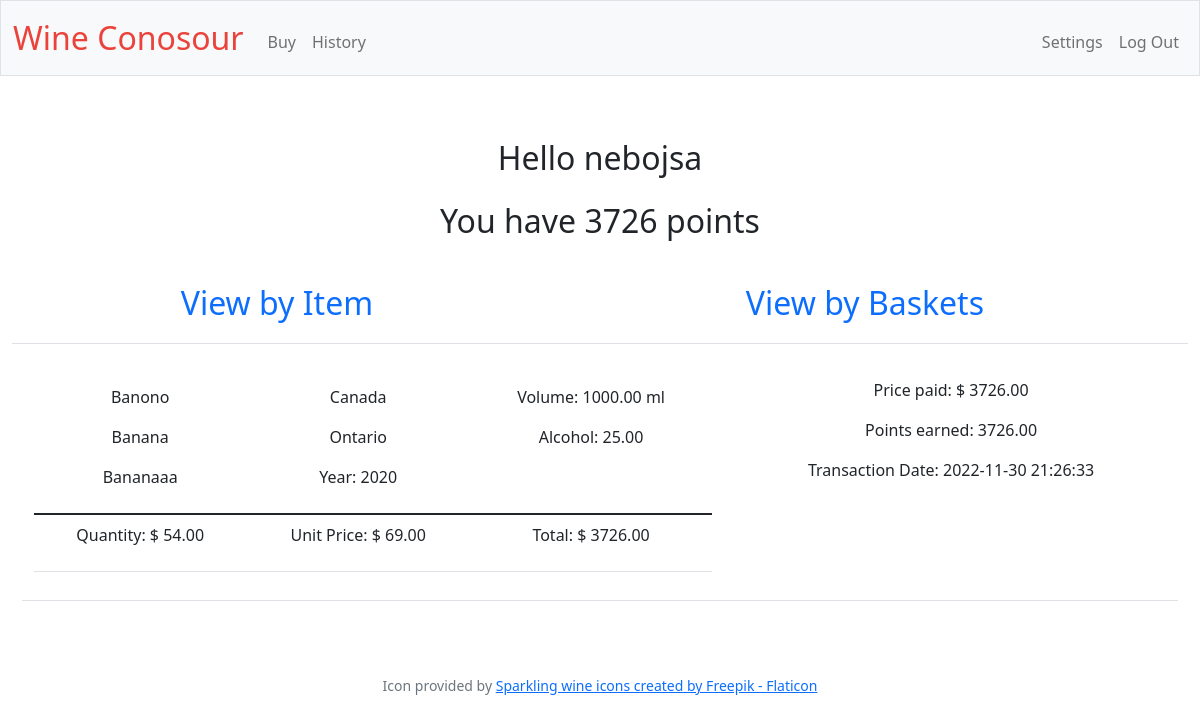
Screenshot of /baskets (signed in) with the database file from the repository.
### tables this page shows
CREATE TABLE users
(
    id INTEGER PRIMARY KEY AUTOINCREMENT NOT NULL,
    username TEXT NOT NULL,
    hash TEXT NOT NULL,
    points NUMERIC NOT NULL DEFAULT 10000.00
);

CREATE TABLE purchases
(
    id INTEGER PRIMARY KEY AUTOINCREMENT NOT NULL,
    basket_id integer not null,
    wine_id integer not null,
    quantity integer not null,
    item_price float not null
);

CREATE TABLE wines
(
    id INTEGER PRIMARY KEY AUTOINCREMENT NOT NULL,
    name text not null,
    class text not null,
    brand text not null,
    country text not null,
    region text not null,
    volume float not null,
    alcohol float not null,
    year integer not null,
    price float not null
);

CREATE TABLE baskets
(
    id INTEGER PRIMARY KEY AUTOINCREMENT NOT NULL,
    user_id integer not null,
    basket_price float not null,
    points_earned float not null,
    transaction_date datetime,
    stripe_transaction text not null
);

### app.py (the view)
@app.route("/baskets")
@login_required
def baskets():
    """ I am considering rendering the wine details in specific way making cards instead of table rows """
    query = "select * from ((purchases inner join wines on wines.id = purchases.wine_id) inner join baskets on baskets.id = purchases.basket_id) where baskets.user_id = ?;"
    purchases = db.execute(query, session["user_id"])
    for purchase in purchases:
        purchase.update({"total" : purchase["price"] * purchase["quantity"] })
    query = "select * from users where id = ?;"
    user = db.execute(query, session["user_id"])
    if len(user) != 1:
        return render_template("login.html"), 400
    baskets = {}
    for i in range(0, len(purchases)):
        basket_id = purchases[i]["basket_id"]
        if basket_id in baskets:
            purchase = {
                "name" : purchases[i]["name"],
                "brand" : purchases[i]["brand"],
                "class" : purchases[i]["class"],
                "country" : purchases[i]["country"],
                "region" : purchases[i]["region"],
                "volume" : purchases[i]["volume"],
                "alcohol" : purchases[i]["alcohol"],
                "year" : purchases[i]["year"],
                "quantity" : purchases[i]["quantity"],
                "item_price" : purchases[i]["item_price"],
                "total" : purchases[i]["quantity"] * purchases[i]["item_price"]
            }
            baskets[basket_id]["purchases"].append(purchase)
        else:
            basket = {
                "purchases" : [],
                "basket_price" : purchases[i]["basket_price"],
                "points_earned" : purchases[i]["points_earned"],
                "transaction_date" : purchases[i]["transaction_date"],
                "stripe_transaction" : purchases[i]["stripe_transaction"]
            }
            purchase = {
                "name" : purchases[i]["name"],
                "brand" : purchases[i]["brand"],
                "class" : purchases[i]["class"],
                "country" : purchases[i]["country"],
                "region" : purchases[i]["region"],
                "volume" : purchases[i]["volume"],
                "alcohol" : purchases[i]["alcohol"],
                "year" : purchases[i]["year"],
                "quantity" : purchases[i]["quantity"],
                "item_price" : purchases[i]["item_price"],
                "total" : purchases[i]["quantity"] * purchases[i]["item_price"]
            }
            basket["purchases"].append(purchase)
            baskets.update({basket_id : basket})
    username = user[0]["username"]
    points = user[0]["points"]
    return render_template(
        "baskets.html",
        baskets=baskets,
        username=username,
        points=points
    )

### app.py (called while the page is built)
@app.after_request
def after_request(response):
    response.headers["Cache-Control"] = "no-cache, no-store, must-revalidate"
    response.headers["Expires"] = 0
    response.headers["Pragma"] = "no-cache"
    return response

### helpers.py (called while the page is built)
def login_required(f):
    @wraps(f)
    def decorated_function(*args, **kwargs):
        if session.get("user_id") is None:
            return redirect("/login")
        return f(*args, **kwargs)
    return decorated_function

### templates/baskets.html (shortened to what this page needs)
{% extends "profile.html" %}
{% block content %}
    {% for basket in baskets.values() | sort(attribute = 'transaction_date', reverse = True) %}
    <div class="basket">
        <table class="table">
            <tr>
                <td>
                    <div class="basket_items">
                            {% for purchase in basket.purchases | reverse %}
                            <div class="purchase">
                                <table class = "table">
                                    <tr>
                                        <td>
                                            <div class="mb-3">
                                                {{ purchase.name }}
                                            </div>
                                            <div class="mb-3">
                                                {{ purchase.class }}
                                            </div>
                                            <div class="mb-3">
                                                {{ purchase.brand }}
                                            </div>
                                        </td>
                                        <td>
                                            <div class="mb-3">
                                                {{ purchase.country }}
                                            </div>
                                            <div class="mb-3">
                                                {{ purchase.region }}
                                            </div>
                                            <div class="mb-3">
                                                {{ "Year: %d" | format(purchase.year) }}
                                            </div>
                                        </td>
                                        <td>
                                            <div class="mb-3">
                                                {{ "Volume: %3.2f ml" | format(purchase.volume) }}
                                            </div>
                                            <div class="mb-3">
                                                {{ "Alcohol: %3.2f" | format(purchase.alcohol) }}
                                            </div>
                                        </td>
                                    </tr>
                                    <tfoot>
                                        <tr>
                                            <td>
                                                <div class="mb-3">
                                                    {{ "Quantity: $ %3.2f" | format(purchase.quantity) }}
                                                </div>
                                            </td>
                                            <td>
                                                <div class="mb-3">
                                                    {{ "Unit Price: $ %3.2f" | format(purchase.item_price) }}
                                                </div>
                                            </td>
                                            <td>
                                                <div class="mb-3">
                                                    {{ "Total: $ %3.2f" | format(purchase.total) }}
                                                </div>
                                            </td>
                                        </tr>
                                    </tfoot>
                                </table>
                            </div>
                            {% endfor %}
                    </div>
                </td>
                <td>
                    <div class="basket_general">
                        <div class="mb-3">
                            <p>Price paid: {{ "$ %3.2f" | format(basket.basket_price) }}
                            </p>
                        </div>
                        <div class="mb-3">
                            <p>Points earned: {{ "%3.2f" | format(basket.points_earned) }}
                            </p>
                        </div>
                        <div class="mb-3">
                            <p>Transaction Date: {{ basket.transaction_date }}
                            </p>
                        </div>
                    </div>
                </td>
            </tr>
        </table>
    </div>
    {% endfor %}
{% endblock %}

### templates/profile.html (shortened to what this page needs)
{% extends "layout.html" %}
{% block main %}
<div class="content" style="font-size: 32px;">Hello {{ username }}</div>
<div class="content" style="font-size: 32px;">You have {{ points }} points</div>
<table class="table">
    <tr>
        <td>
            <div class="navbar-nav me-auto mt-2" style="font-size: 32px;">
                <a class="nav-link" href="/history">View by Item</a>
            </div>
        </td>
        <td>
            <div class="navbar-nav me-auto mt-2" style="font-size: 32px;">
                <a class="nav-link" href="/baskets">View by Baskets</a>
            </div>
        </td>
    </tr>
</table>
{% block content %}
{% endblock %}
{% endblock %}

### static/styles.css (style rules this page uses)
.content { background-color: #ffffff; padding: 5px; margin: 5px; }
.basket { background-color: #ffffff; padding: 5px; margin: 5px; opacity:1; }
.basket_general { background-color: #ffffff; padding: 5px; }
.basket_items { background-color: #ffffff; padding: 2px; }
.purchase { background-color: #ffffff; padding: 2px; }

### rows the page displays
users: username "nebojsa", points "3726"
purchases: name "Banono", class "Banana", brand "Bananaaa", country "Canada", region "Ontario", quantity "Quantity: $ 54.00", item_price "Unit Price: $ 69.00", total "Total: $ 3726.00", transaction_date "2022-11-30 21:26:33"
wines: year "Year: 2020", volume "Volume: 1000.00 ml", alcohol "Alcohol: 25.00"
baskets: basket_price "$ 3726.00", points_earned "3726.00"
